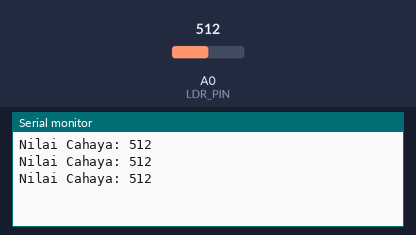
Recording of a sketch running on a simulated Arduino Uno, built with avr-gcc and run on an emulated ATmega328P. Shown: the last lines printed to the serial monitor. The inputs (shaded band) are chosen by the test bench; at power-on: A0 (LDR_PIN) = 512.

Above: at 1.3 s.
1.4 s: A0 (LDR_PIN) set to 716
At 1.9 s:
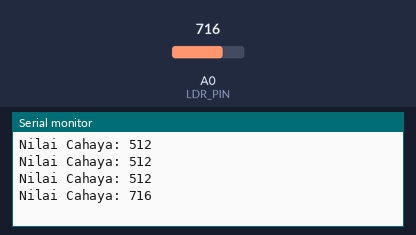
2.9 s: A0 (LDR_PIN) set to 900
At 3.4 s:
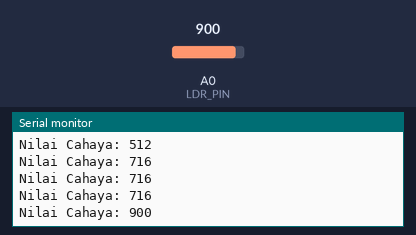
Timing chart, 0 to 5.9 s (numbered marks = the images above; inputs shaded):
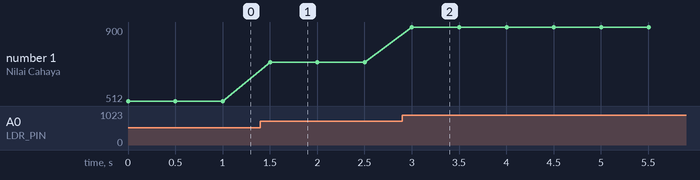

Measured:
- after the input at 1.4 s, the serial monitor: prints a new line after 0.10 s (image 1)
- after the input at 2.9 s, the serial monitor: prints a new line after 0.10 s (image 2)
- plotted number 1: 512 → 716 after the input at 1.4 s, 716 → 900 after the input at 2.9 s

The sketch:

test_ldr.ino
```cpp
// #define LDR_PIN 2

// void setup() {
//   Serial.begin(9600);
//   pinMode(LDR_PIN, INPUT);
// }

// void loop() {
//   int cahaya = digitalRead(LDR_PIN);

//   Serial.println(cahaya == HIGH ? "Terang" : "Gelap");

//   delay(500);
// }

#define LDR_PIN A0

void setup() {
  Serial.begin(9600);
}

void loop() {
  int cahaya = analogRead(LDR_PIN);

  Serial.print("Nilai Cahaya: ");
  Serial.println(cahaya);

  delay(500);
}
```
